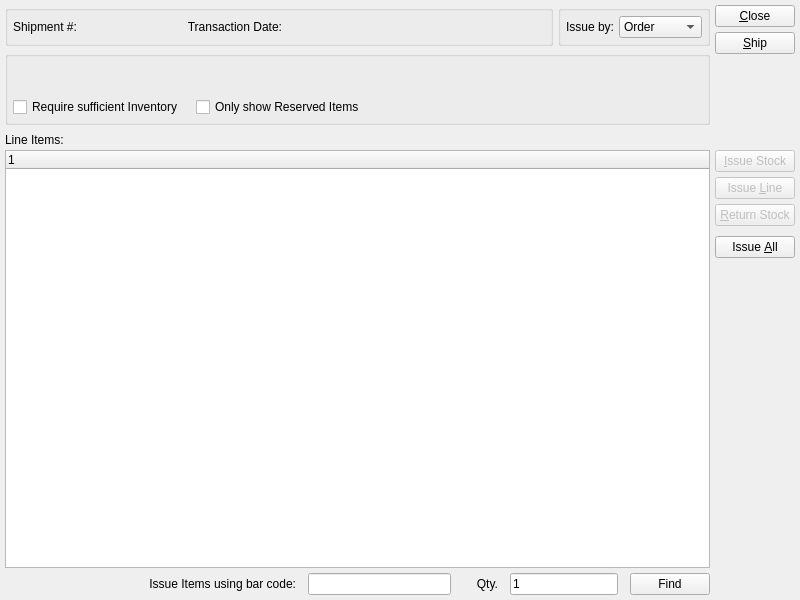
<?xml version="1.0" encoding="UTF-8"?>
<ui version="4.0">
 <comment>This file is part of the xTuple ERP: PostBooks Edition, a free and
open source Enterprise Resource Planning software suite,
Copyright (c) 1999-2011 by OpenMFG LLC, d/b/a xTuple.
It is licensed to you under the Common Public Attribution License
version 1.0, the full text of which (including xTuple-specific Exhibits)
is available at www.xtuple.com/CPAL.  By using this software, you agree
to be bound by its terms.</comment>
 <class>issueToShipping</class>
 <widget class="QWidget" name="issueToShipping">
  <property name="geometry">
   <rect>
    <x>0</x>
    <y>0</y>
    <width>800</width>
    <height>600</height>
   </rect>
  </property>
  <property name="windowTitle">
   <string>Issue to Shipping</string>
  </property>
  <layout class="QGridLayout" name="gridLayout">
   <item row="0" column="0">
    <layout class="QHBoxLayout" name="horizontalLayout_4">
     <item>
      <widget class="QGroupBox" name="_dateGroup">
       <property name="title">
        <string/>
       </property>
       <layout class="QHBoxLayout" name="horizontalLayout">
        <item>
         <widget class="XLabel" name="_shipmentLit">
          <property name="text">
           <string>Shipment #:</string>
          </property>
         </widget>
        </item>
        <item>
         <widget class="XLabel" name="_shipment">
          <property name="minimumSize">
           <size>
            <width>100</width>
            <height>0</height>
           </size>
          </property>
         </widget>
        </item>
        <item>
         <widget class="QLabel" name="_transDateLit">
          <property name="sizePolicy">
           <sizepolicy hsizetype="Maximum" vsizetype="Preferred">
            <horstretch>0</horstretch>
            <verstretch>0</verstretch>
           </sizepolicy>
          </property>
          <property name="text">
           <string>Transaction Date:</string>
          </property>
          <property name="alignment">
           <set>Qt::AlignRight|Qt::AlignTrailing|Qt::AlignVCenter</set>
          </property>
          <property name="buddy">
           <cstring>_transDate</cstring>
          </property>
         </widget>
        </item>
        <item>
         <widget class="DLineEdit" name="_transDate">
          <property name="sizePolicy">
           <sizepolicy hsizetype="Maximum" vsizetype="Fixed">
            <horstretch>0</horstretch>
            <verstretch>0</verstretch>
           </sizepolicy>
          </property>
         </widget>
        </item>
        <item>
         <spacer name="horizontalSpacer_4">
          <property name="orientation">
           <enum>Qt::Horizontal</enum>
          </property>
          <property name="sizeHint" stdset="0">
           <size>
            <width>40</width>
            <height>20</height>
           </size>
          </property>
         </spacer>
        </item>
       </layout>
      </widget>
     </item>
     <item>
      <widget class="QGroupBox" name="_issueByGroup">
       <property name="title">
        <string/>
       </property>
       <layout class="QGridLayout" name="gridLayout_5">
        <item row="0" column="0">
         <widget class="XLabel" name="_issueByLit">
          <property name="text">
           <string>Issue by:</string>
          </property>
         </widget>
        </item>
        <item row="0" column="1">
         <widget class="XComboBox" name="_issueBy">
          <item>
           <property name="text">
            <string>Order</string>
           </property>
          </item>
          <item>
           <property name="text">
            <string>Customer</string>
           </property>
          </item>
         </widget>
        </item>
       </layout>
      </widget>
     </item>
    </layout>
   </item>
   <item row="0" column="1" rowspan="2">
    <layout class="QVBoxLayout">
     <item>
      <widget class="QPushButton" name="_close">
       <property name="text">
        <string>&amp;Close</string>
       </property>
      </widget>
     </item>
     <item>
      <widget class="QPushButton" name="_ship">
       <property name="text">
        <string>&amp;Ship</string>
       </property>
      </widget>
     </item>
     <item>
      <spacer>
       <property name="orientation">
        <enum>Qt::Vertical</enum>
       </property>
       <property name="sizeType">
        <enum>QSizePolicy::Expanding</enum>
       </property>
       <property name="sizeHint" stdset="0">
        <size>
         <width>20</width>
         <height>0</height>
        </size>
       </property>
      </spacer>
     </item>
    </layout>
   </item>
   <item row="1" column="0">
    <widget class="QGroupBox" name="_clusterGroup">
     <property name="title">
      <string/>
     </property>
     <layout class="QGridLayout" name="gridLayout_3">
      <item row="0" column="0">
       <widget class="QStackedWidget" name="_stackedWidget">
        <property name="sizePolicy">
         <sizepolicy hsizetype="Preferred" vsizetype="Preferred">
          <horstretch>1</horstretch>
          <verstretch>0</verstretch>
         </sizepolicy>
        </property>
        <property name="currentIndex">
         <number>0</number>
        </property>
        <widget class="QWidget" name="page">
         <layout class="QGridLayout" name="gridLayout_2">
          <item row="0" column="0">
           <layout class="QHBoxLayout" name="horizontalLayout_2">
            <item>
             <layout class="QVBoxLayout">
              <property name="spacing">
               <number>0</number>
              </property>
              <item>
               <widget class="OrderCluster" name="_order">
                <property name="sizePolicy">
                 <sizepolicy hsizetype="Maximum" vsizetype="Preferred">
                  <horstretch>0</horstretch>
                  <verstretch>0</verstretch>
                 </sizepolicy>
                </property>
                <property name="focusPolicy">
                 <enum>Qt::StrongFocus</enum>
                </property>
               </widget>
              </item>
              <item>
               <spacer>
                <property name="orientation">
                 <enum>Qt::Vertical</enum>
                </property>
                <property name="sizeType">
                 <enum>QSizePolicy::Expanding</enum>
                </property>
                <property name="sizeHint" stdset="0">
                 <size>
                  <width>20</width>
                  <height>0</height>
                 </size>
                </property>
               </spacer>
              </item>
             </layout>
            </item>
            <item>
             <spacer name="horizontalSpacer_2">
              <property name="orientation">
               <enum>Qt::Horizontal</enum>
              </property>
              <property name="sizeHint" stdset="0">
               <size>
                <width>0</width>
                <height>20</height>
               </size>
              </property>
             </spacer>
            </item>
           </layout>
          </item>
         </layout>
        </widget>
        <widget class="QWidget" name="page_2">
         <layout class="QGridLayout" name="gridLayout_4">
          <item row="0" column="1">
           <layout class="QHBoxLayout" name="horizontalLayout_7">
            <item>
             <layout class="QHBoxLayout" name="horizontalLayout_6">
              <item>
               <layout class="QVBoxLayout" name="verticalLayout_4">
                <item>
                 <widget class="CustCluster" name="_cust">
                  <property name="focusPolicy">
                   <enum>Qt::StrongFocus</enum>
                  </property>
                 </widget>
                </item>
                <item>
                 <spacer name="verticalSpacer_3">
                  <property name="orientation">
                   <enum>Qt::Vertical</enum>
                  </property>
                  <property name="sizeHint" stdset="0">
                   <size>
                    <width>20</width>
                    <height>0</height>
                   </size>
                  </property>
                 </spacer>
                </item>
               </layout>
              </item>
              <item>
               <layout class="QVBoxLayout" name="verticalLayout_5">
                <item>
                 <widget class="ShiptoCluster" name="_shipto">
                  <property name="enabled">
                   <bool>false</bool>
                  </property>
                 </widget>
                </item>
                <item>
                 <spacer name="verticalSpacer">
                  <property name="orientation">
                   <enum>Qt::Vertical</enum>
                  </property>
                  <property name="sizeHint" stdset="0">
                   <size>
                    <width>20</width>
                    <height>0</height>
                   </size>
                  </property>
                 </spacer>
                </item>
               </layout>
              </item>
             </layout>
            </item>
            <item>
             <spacer name="horizontalSpacer_3">
              <property name="orientation">
               <enum>Qt::Horizontal</enum>
              </property>
              <property name="sizeHint" stdset="0">
               <size>
                <width>0</width>
                <height>20</height>
               </size>
              </property>
             </spacer>
            </item>
           </layout>
          </item>
         </layout>
        </widget>
       </widget>
      </item>
      <item row="1" column="0">
       <layout class="QHBoxLayout" name="horizontalLayout_3">
        <property name="spacing">
         <number>12</number>
        </property>
        <item>
         <widget class="XCheckBox" name="_requireInventory">
          <property name="sizePolicy">
           <sizepolicy hsizetype="Maximum" vsizetype="Fixed">
            <horstretch>0</horstretch>
            <verstretch>0</verstretch>
           </sizepolicy>
          </property>
          <property name="text">
           <string>Require sufficient Inventory</string>
          </property>
         </widget>
        </item>
        <item>
         <widget class="XCheckBox" name="_onlyReserved">
          <property name="text">
           <string>Only show Reserved Items</string>
          </property>
         </widget>
        </item>
        <item>
         <spacer name="horizontalSpacer">
          <property name="orientation">
           <enum>Qt::Horizontal</enum>
          </property>
          <property name="sizeHint" stdset="0">
           <size>
            <width>40</width>
            <height>20</height>
           </size>
          </property>
         </spacer>
        </item>
       </layout>
      </item>
     </layout>
    </widget>
   </item>
   <item row="2" column="0" colspan="2">
    <widget class="QFrame" name="_frame">
     <property name="sizePolicy">
      <sizepolicy hsizetype="Preferred" vsizetype="Expanding">
       <horstretch>0</horstretch>
       <verstretch>1</verstretch>
      </sizepolicy>
     </property>
     <property name="frameShape">
      <enum>QFrame::NoFrame</enum>
     </property>
     <layout class="QGridLayout">
      <property name="margin">
       <number>0</number>
      </property>
      <item row="0" column="0">
       <layout class="QVBoxLayout">
        <property name="spacing">
         <number>0</number>
        </property>
        <item>
         <widget class="QLabel" name="_lineItemsLit">
          <property name="sizePolicy">
           <sizepolicy hsizetype="Expanding" vsizetype="Fixed">
            <horstretch>0</horstretch>
            <verstretch>0</verstretch>
           </sizepolicy>
          </property>
          <property name="minimumSize">
           <size>
            <width>0</width>
            <height>20</height>
           </size>
          </property>
          <property name="text">
           <string>Line Items:</string>
          </property>
         </widget>
        </item>
        <item>
         <layout class="QGridLayout">
          <item row="0" column="1" rowspan="2">
           <layout class="QVBoxLayout">
            <item>
             <widget class="QPushButton" name="_issueStock">
              <property name="enabled">
               <bool>false</bool>
              </property>
              <property name="text">
               <string>&amp;Issue Stock</string>
              </property>
             </widget>
            </item>
            <item>
             <widget class="QPushButton" name="_issueLine">
              <property name="enabled">
               <bool>false</bool>
              </property>
              <property name="text">
               <string>Issue &amp;Line</string>
              </property>
             </widget>
            </item>
            <item>
             <widget class="QPushButton" name="_returnStock">
              <property name="enabled">
               <bool>false</bool>
              </property>
              <property name="text">
               <string>&amp;Return Stock</string>
              </property>
             </widget>
            </item>
            <item>
             <spacer name="verticalSpacer_2">
              <property name="orientation">
               <enum>Qt::Vertical</enum>
              </property>
              <property name="sizeType">
               <enum>QSizePolicy::Fixed</enum>
              </property>
              <property name="sizeHint" stdset="0">
               <size>
                <width>20</width>
                <height>5</height>
               </size>
              </property>
             </spacer>
            </item>
            <item>
             <widget class="QPushButton" name="_issueAll">
              <property name="text">
               <string>Issue &amp;All</string>
              </property>
             </widget>
            </item>
            <item>
             <spacer>
              <property name="orientation">
               <enum>Qt::Vertical</enum>
              </property>
              <property name="sizeType">
               <enum>QSizePolicy::Expanding</enum>
              </property>
              <property name="sizeHint" stdset="0">
               <size>
                <width>20</width>
                <height>20</height>
               </size>
              </property>
             </spacer>
            </item>
           </layout>
          </item>
          <item row="1" column="0">
           <layout class="QHBoxLayout">
            <property name="spacing">
             <number>12</number>
            </property>
            <item>
             <spacer>
              <property name="orientation">
               <enum>Qt::Horizontal</enum>
              </property>
              <property name="sizeType">
               <enum>QSizePolicy::Expanding</enum>
              </property>
              <property name="sizeHint" stdset="0">
               <size>
                <width>0</width>
                <height>20</height>
               </size>
              </property>
             </spacer>
            </item>
            <item>
             <widget class="QLabel" name="_bcLit">
              <property name="text">
               <string>Issue Items using bar code:</string>
              </property>
              <property name="alignment">
               <set>Qt::AlignRight|Qt::AlignTrailing|Qt::AlignVCenter</set>
              </property>
             </widget>
            </item>
            <item>
             <widget class="XLineEdit" name="_bc"/>
            </item>
            <item>
             <widget class="QLabel" name="_bcQtyLit">
              <property name="minimumSize">
               <size>
                <width>35</width>
                <height>0</height>
               </size>
              </property>
              <property name="text">
               <string>Qty.</string>
              </property>
              <property name="alignment">
               <set>Qt::AlignRight|Qt::AlignTrailing|Qt::AlignVCenter</set>
              </property>
             </widget>
            </item>
            <item>
             <widget class="XLineEdit" name="_bcQty">
              <property name="sizePolicy">
               <sizepolicy hsizetype="Preferred" vsizetype="Fixed">
                <horstretch>0</horstretch>
                <verstretch>0</verstretch>
               </sizepolicy>
              </property>
              <property name="text">
               <string>1</string>
              </property>
             </widget>
            </item>
            <item>
             <widget class="QPushButton" name="_bcFind">
              <property name="text">
               <string>Find</string>
              </property>
             </widget>
            </item>
           </layout>
          </item>
          <item row="0" column="0">
           <widget class="XTreeWidget" name="_soitem">
            <property name="sizePolicy">
             <sizepolicy hsizetype="Expanding" vsizetype="Expanding">
              <horstretch>0</horstretch>
              <verstretch>1</verstretch>
             </sizepolicy>
            </property>
           </widget>
          </item>
         </layout>
        </item>
       </layout>
      </item>
     </layout>
    </widget>
   </item>
  </layout>
 </widget>
 <layoutdefault spacing="5" margin="5"/>
 <pixmapfunction>qPixmapFromMimeSource</pixmapfunction>
 <customwidgets>
  <customwidget>
   <class>CustCluster</class>
   <extends>QWidget</extends>
   <header>custcluster.h</header>
  </customwidget>
  <customwidget>
   <class>DLineEdit</class>
   <extends>QWidget</extends>
   <header>datecluster.h</header>
   <container>1</container>
  </customwidget>
  <customwidget>
   <class>OrderCluster</class>
   <extends>QWidget</extends>
   <header>ordercluster.h</header>
  </customwidget>
  <customwidget>
   <class>ShiptoCluster</class>
   <extends>QWidget</extends>
   <header>shiptocluster.h</header>
  </customwidget>
  <customwidget>
   <class>XCheckBox</class>
   <extends>QCheckBox</extends>
   <header>xcheckbox.h</header>
  </customwidget>
  <customwidget>
   <class>XComboBox</class>
   <extends>QComboBox</extends>
   <header>xcombobox.h</header>
  </customwidget>
  <customwidget>
   <class>XLabel</class>
   <extends>QLabel</extends>
   <header>xlabel.h</header>
  </customwidget>
  <customwidget>
   <class>XLineEdit</class>
   <extends>QLineEdit</extends>
   <header>xlineedit.h</header>
   <container>1</container>
  </customwidget>
  <customwidget>
   <class>XTreeWidget</class>
   <extends>QTreeWidget</extends>
   <header>xtreewidget.h</header>
   <container>1</container>
  </customwidget>
 </customwidgets>
 <tabstops>
  <tabstop>_shipment</tabstop>
  <tabstop>_transDate</tabstop>
  <tabstop>_issueBy</tabstop>
  <tabstop>_order</tabstop>
  <tabstop>_requireInventory</tabstop>
  <tabstop>_onlyReserved</tabstop>
  <tabstop>_soitem</tabstop>
  <tabstop>_bc</tabstop>
  <tabstop>_bcQty</tabstop>
  <tabstop>_bcFind</tabstop>
  <tabstop>_issueStock</tabstop>
  <tabstop>_issueLine</tabstop>
  <tabstop>_returnStock</tabstop>
  <tabstop>_issueAll</tabstop>
  <tabstop>_cust</tabstop>
  <tabstop>_ship</tabstop>
  <tabstop>_close</tabstop>
 </tabstops>
 <resources/>
 <connections>
  <connection>
   <sender>_close</sender>
   <signal>clicked()</signal>
   <receiver>issueToShipping</receiver>
   <slot>close()</slot>
   <hints>
    <hint type="sourcelabel">
     <x>20</x>
     <y>20</y>
    </hint>
    <hint type="destinationlabel">
     <x>20</x>
     <y>20</y>
    </hint>
   </hints>
  </connection>
  <connection>
   <sender>_soitem</sender>
   <signal>valid(bool)</signal>
   <receiver>_issueLine</receiver>
   <slot>setEnabled(bool)</slot>
   <hints>
    <hint type="sourcelabel">
     <x>20</x>
     <y>20</y>
    </hint>
    <hint type="destinationlabel">
     <x>20</x>
     <y>20</y>
    </hint>
   </hints>
  </connection>
  <connection>
   <sender>_soitem</sender>
   <signal>itemSelected(int)</signal>
   <receiver>_issueStock</receiver>
   <slot>animateClick()</slot>
   <hints>
    <hint type="sourcelabel">
     <x>20</x>
     <y>20</y>
    </hint>
    <hint type="destinationlabel">
     <x>20</x>
     <y>20</y>
    </hint>
   </hints>
  </connection>
  <connection>
   <sender>_soitem</sender>
   <signal>valid(bool)</signal>
   <receiver>_issueStock</receiver>
   <slot>setEnabled(bool)</slot>
   <hints>
    <hint type="sourcelabel">
     <x>20</x>
     <y>20</y>
    </hint>
    <hint type="destinationlabel">
     <x>20</x>
     <y>20</y>
    </hint>
   </hints>
  </connection>
  <connection>
   <sender>_bc</sender>
   <signal>returnPressed()</signal>
   <receiver>_bcFind</receiver>
   <slot>animateClick()</slot>
   <hints>
    <hint type="sourcelabel">
     <x>20</x>
     <y>20</y>
    </hint>
    <hint type="destinationlabel">
     <x>20</x>
     <y>20</y>
    </hint>
   </hints>
  </connection>
  <connection>
   <sender>_issueBy</sender>
   <signal>currentIndexChanged(int)</signal>
   <receiver>_stackedWidget</receiver>
   <slot>setCurrentIndex(int)</slot>
   <hints>
    <hint type="sourcelabel">
     <x>147</x>
     <y>42</y>
    </hint>
    <hint type="destinationlabel">
     <x>200</x>
     <y>159</y>
    </hint>
   </hints>
  </connection>
  <connection>
   <sender>_cust</sender>
   <signal>valid(bool)</signal>
   <receiver>_shipto</receiver>
   <slot>setEnabled(bool)</slot>
   <hints>
    <hint type="sourcelabel">
     <x>355</x>
     <y>148</y>
    </hint>
    <hint type="destinationlabel">
     <x>594</x>
     <y>147</y>
    </hint>
   </hints>
  </connection>
  <connection>
   <sender>_cust</sender>
   <signal>newId(int)</signal>
   <receiver>_shipto</receiver>
   <slot>setCustid(int)</slot>
   <hints>
    <hint type="sourcelabel">
     <x>355</x>
     <y>148</y>
    </hint>
    <hint type="destinationlabel">
     <x>594</x>
     <y>147</y>
    </hint>
   </hints>
  </connection>
 </connections>
</ui>
